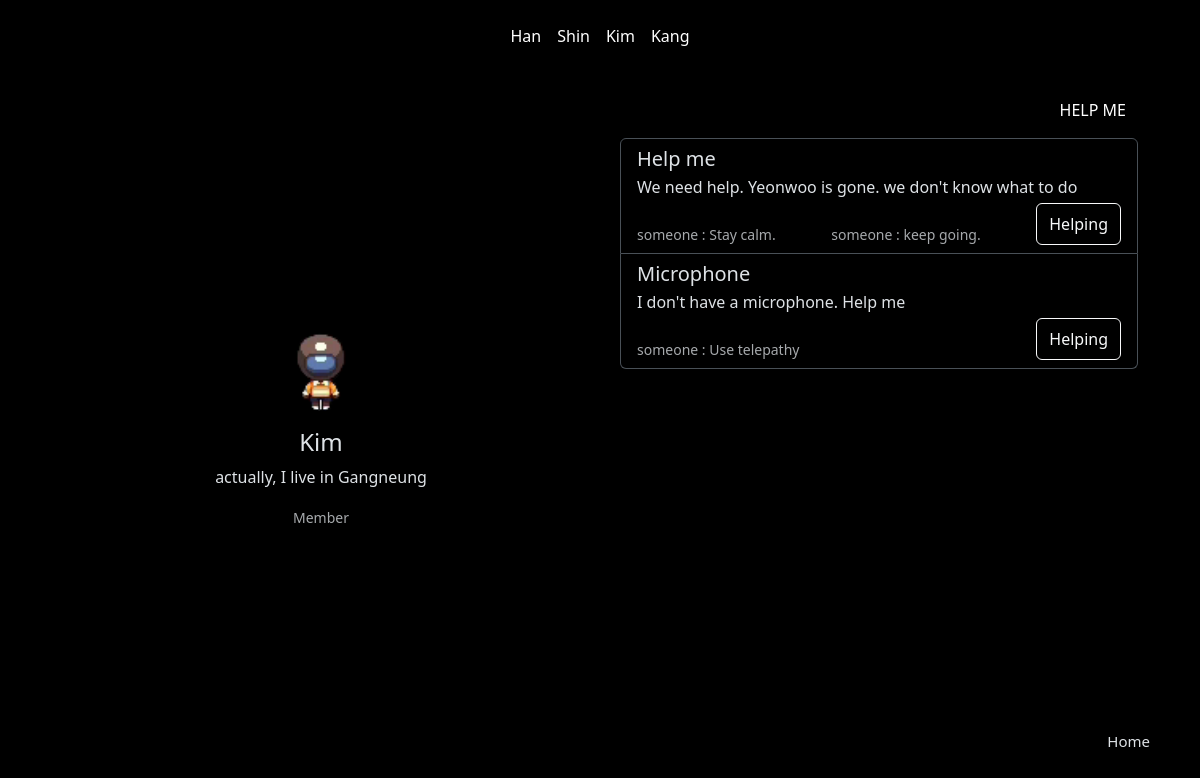
/member2, run on an earlier commit of the app's database.
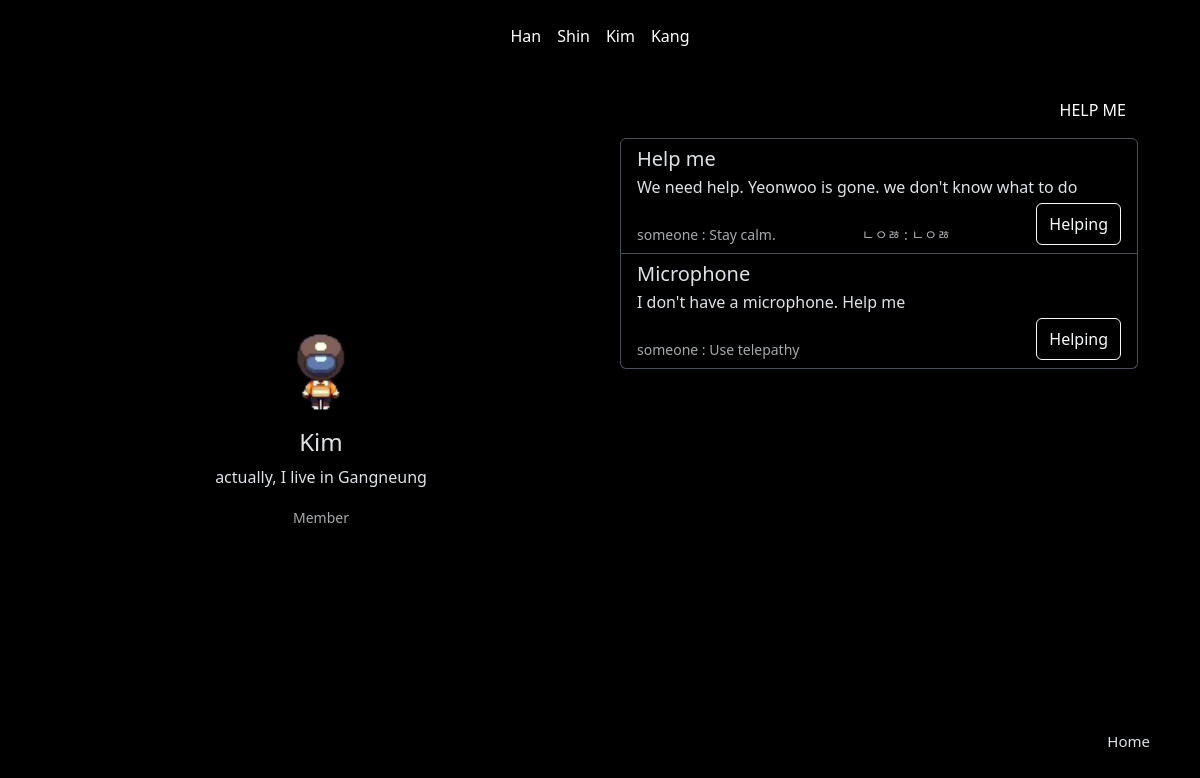
And on a later commit of the database.
### app.py (models this page shows, shortened)
class Answer(db.Model):
    listnum = db.Column(db.Integer, primary_key=True)
    answer = db.Column(db.String, nullable=False)
    hiiam = db.Column(db.String, nullable=False, default="someone") #누군지 안 적고 도움 주면 "someone"이 디폴트값
    username = db.Column(db.String, nullable=False)
    whatlist = db.Column(db.String, nullable=False, default="")

### app.py (the view)
@app.route("/member2")
def member2():
    name = "Kim"
    profile = "actually, I live in Gangneung"
    tag = "Member"
    help_list = Help.query.filter_by(username="member2").all()
    answer_list = Answer.query.filter_by(username="member2").all()
    context = {
        "name": name,
        "profile": profile,
        "tag": tag
    }
    return render_template("member2.html", data=context, dowajo=help_list, doum=answer_list)

### templates/member2.html (shortened to what the changed rows need)
<!DOCTYPE html>
<html lang="en">
  <head>
    <link
      href="https://cdn.jsdelivr.net/npm/bootstrap@5.3.2/dist/css/bootstrap.min.css"
      rel="stylesheet"
    />
  </head>
  <body data-bs-theme="dark">
    <div class="container">
      <div class="board">
        <div class="list-group">
          {% for dowajo in dowajo %}
          <a
            href="#"
            class="list-group-item list-group-item-action"
            style="background-color: transparent"
          >
            <div class="d-flex w-100 justify-content-between">
              <h5 class="mb-1">{{dowajo.title}}</h5>
            </div>
            <p class="mb-1">{{dowajo.content}}</p>
            <div class="d-flex w-100 justify-content-between">
              {% for doum in doum %}
              <small class="text-body-secondary"
                ><br />{{doum.hiiam}} : {{doum.answer}}</small
              >
              {% endfor %}
              <button
                type="button"
                class="btn btn-outline-light"
                data-bs-toggle="modal"
                data-bs-target="#exampleModal2"
              >
                Helping
              </button>
            </div>
          </a>
          {% endfor %}
        </div>
      </div>
    </div>
  </body>
</html>

What changed in the data, as far as the page shows it:
changed Answer: hiiam "someone" → "ㄴㅇㅀ"; answer "keep going." → "ㄴㅇㅀ"
